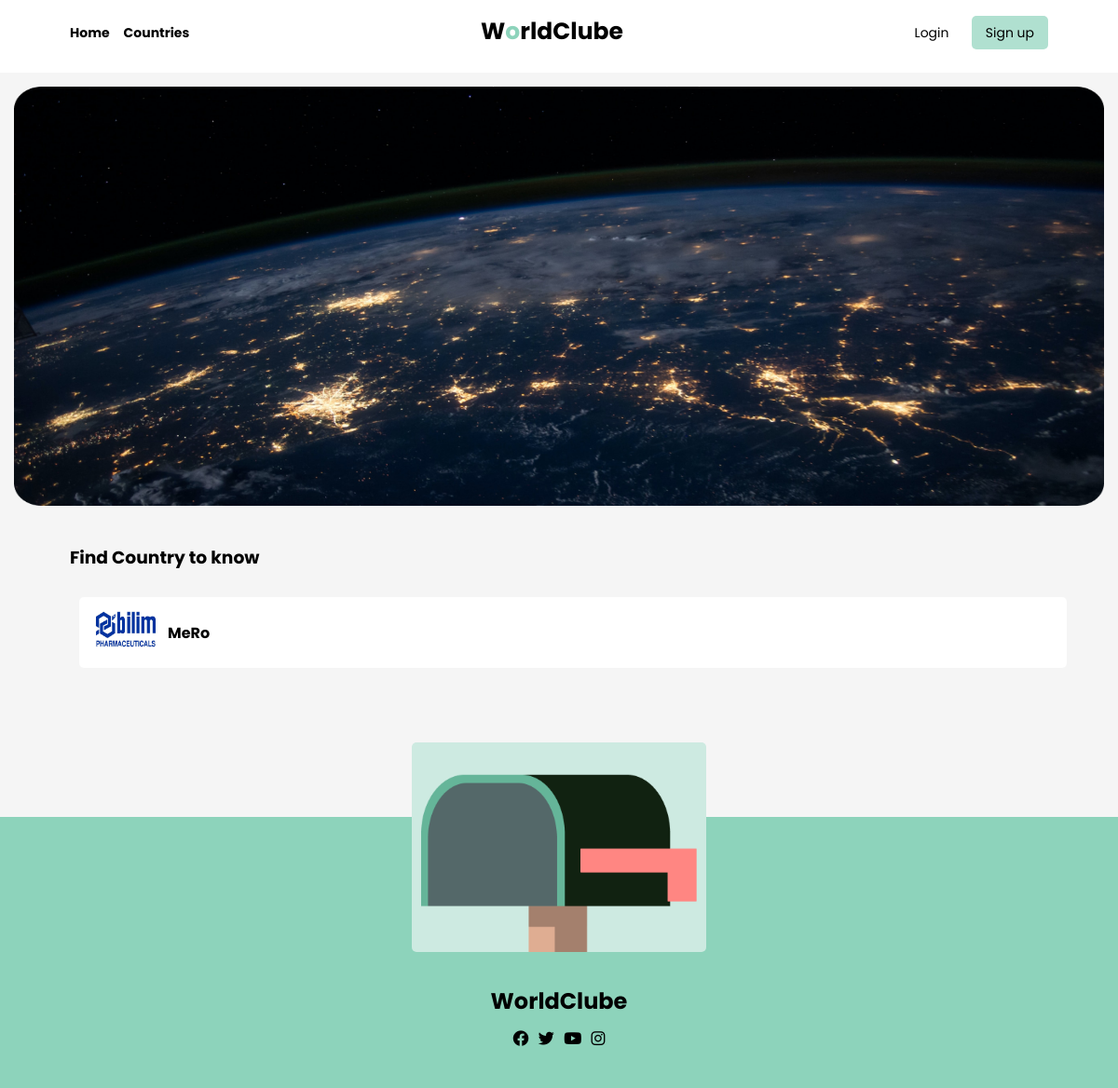
Page /country/ on the earlier database version.
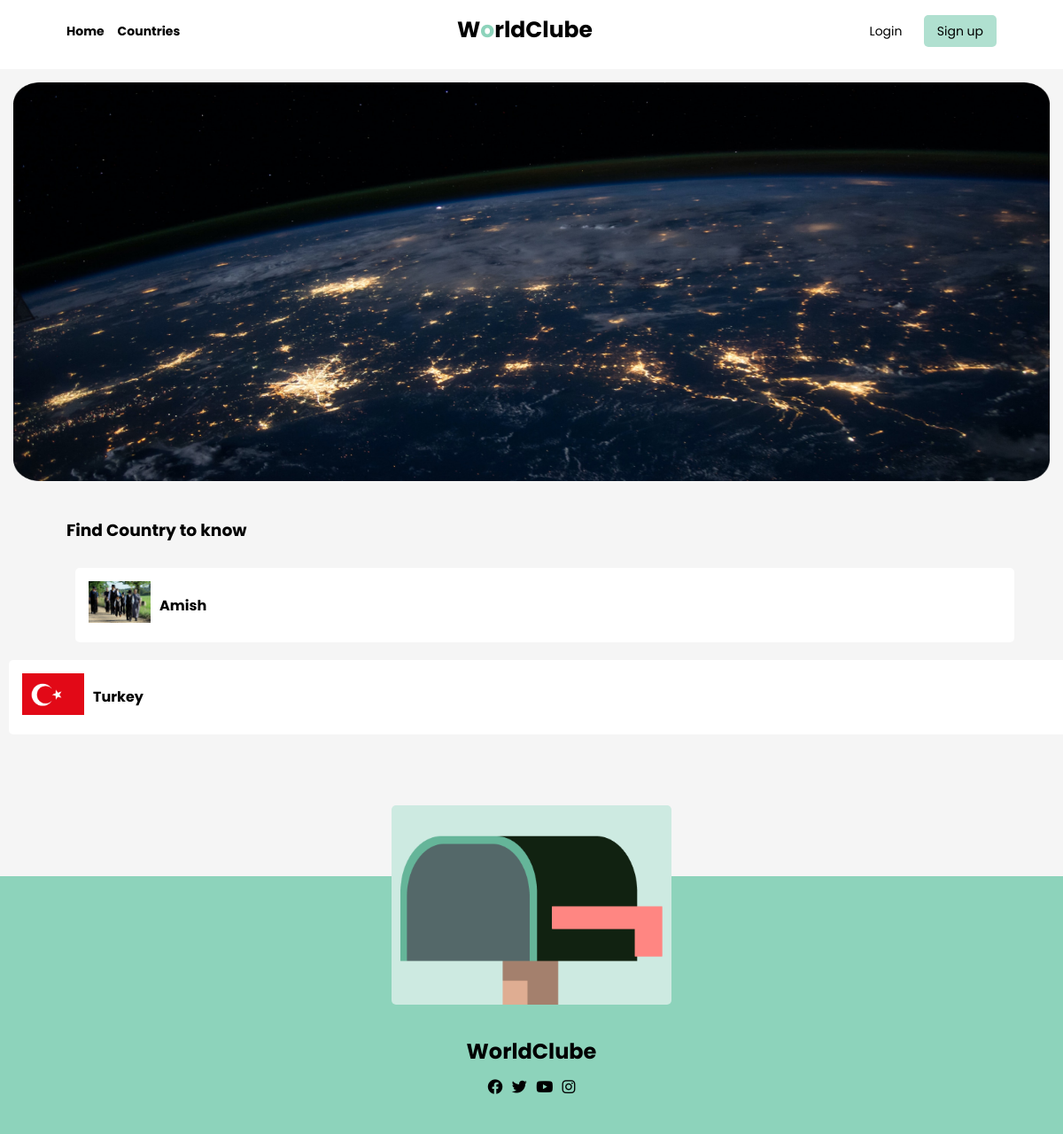
Same page on the later database version.
### country/models.py (models this page shows, shortened)
class People(models.Model):
    name = models.CharField(max_length=100  )
    description = models.TextField(null=True ,blank=True )
    image = models.ImageField(upload_to='images/' , null=True , blank=True )
    image1 = models.ImageField(upload_to='images/' , null=True , blank=True )
    image2 = models.ImageField(upload_to='images/' , null=True , blank=True )

### country/views.py (the view)
# urls.py: path('' , views.country , name='country' ),
def country(request):
    x = {'people': People.objects.all()}
    return render(request, 'country.html', x)

### templates/country.html (shortened to what this page needs)
<!DOCTYPE html>
<html>
<head>
    {% load static %}
    <link rel="stylesheet" href="{% static 'css/HomeC2.css' %}">
    <link rel="stylesheet" href="https://cdnjs.cloudflare.com/ajax/libs/font-awesome/6.2.1/css/all.min.css" />
</head>
<body>
    <div class='header'>
        <div class="continer">
            <div class="menu">
                <ul>
                    <li><a href="/">Home</a></li>
                    <li><a href="/country">Countries</a></li>
                </ul>
            </div>
            <div class="logo">
                <a href="/">
                    <h1>W<span>o</span>rldClube</h1>
                </a>
            </div>
            <div class='button'>
                <a href="/account/sign_in/" class="sign-in">Login</a>
                <a href="/account/sign_up/" class="sign-up">Sign up</a>
            </div>
        </div>
    </div>
    {% load static %}
    <div class='top-img'><img src=" {% static 'img/3.png'  %}   " /></div>
    <div class="continer">
        <h3 class="title">Find Country to know</h3>
        <div>
            {% for x in people %}
            {% if x.image %}
            <div class="countrys">
                <div class="country">
                    <a href="{% url 'index' id=x.id %}"><img src="{{x.image.url}}" /></a>
                    <a href="{% url 'index' id=x.id %}">
                        <h4 class="contryT">{{x.name}}</h4>
                    </a>
                </div>
            </div>
        </div>
    </div>
    {%endif%}
    {%endfor%}
    <footer>
        <div class="continer">
            <img src="{% static 'img/26.png' %}" class="footer-img" />
        </div>
        <h2>WorldClube</h2>
        <div class='soc'>
            <a href="#"><i class="fab fa-facebook"></i></a>
            <a href="#"><i class="fab fa-twitter"></i></a>
            <a href="#"><i class="fab fa-youtube"></i></a>
            <a href="#"><i class="fab fa-instagram"></i></a>
        </div>
    </footer>
</body>
</html>

Differences in the rows shown:
removed People: image (picture), name "MeRo"
added People: image (picture), name "Amish"
added People: image (picture), name "Turkey"
